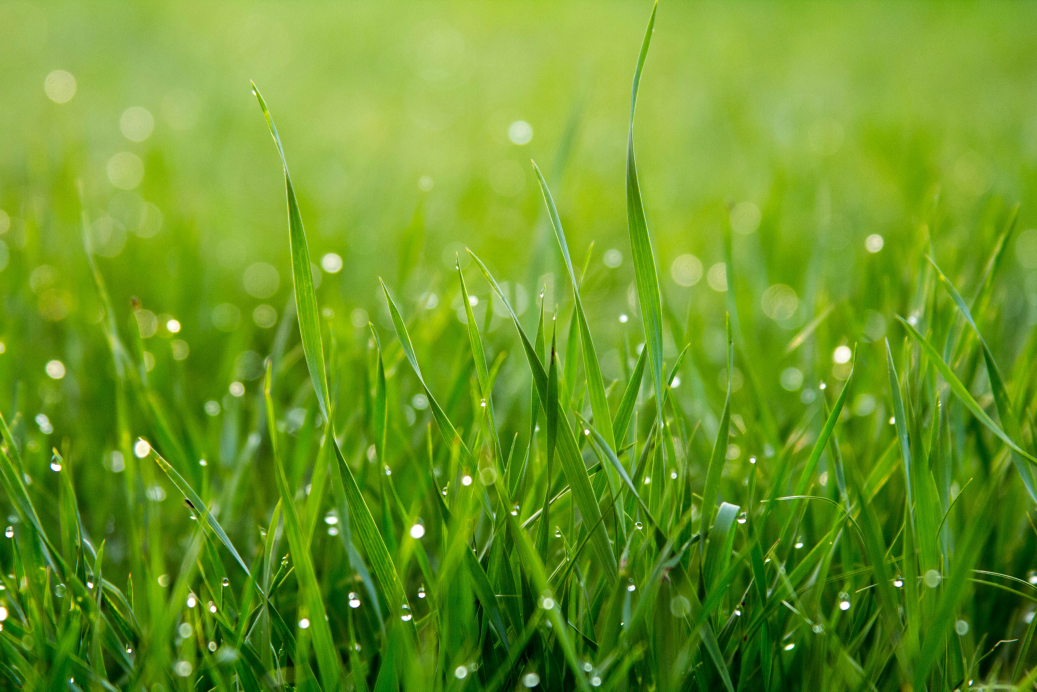
#> input picture lap_4/grass.jpg, 5184 x 3456 px, given in place of grass.png, which was not available (shown at 1/5 size)
$ jupyter execute lap_4.ipynb   (text cells are left out)
#> lines starting #> are read from the running program, lines starting #| are printed output that depends on the picture; after the words box and inside, x2 and y2 are one past the last pixel; in counts of white or black regions, pixels touching at a corner belong together; pictures that were not available may be replaced by others from this repository, and a replacement may not be noted
[cell 1]
import cv2
# Load the image in grayscale
img = cv2.imread('grass.png', cv2.IMREAD_GRAYSCALE)
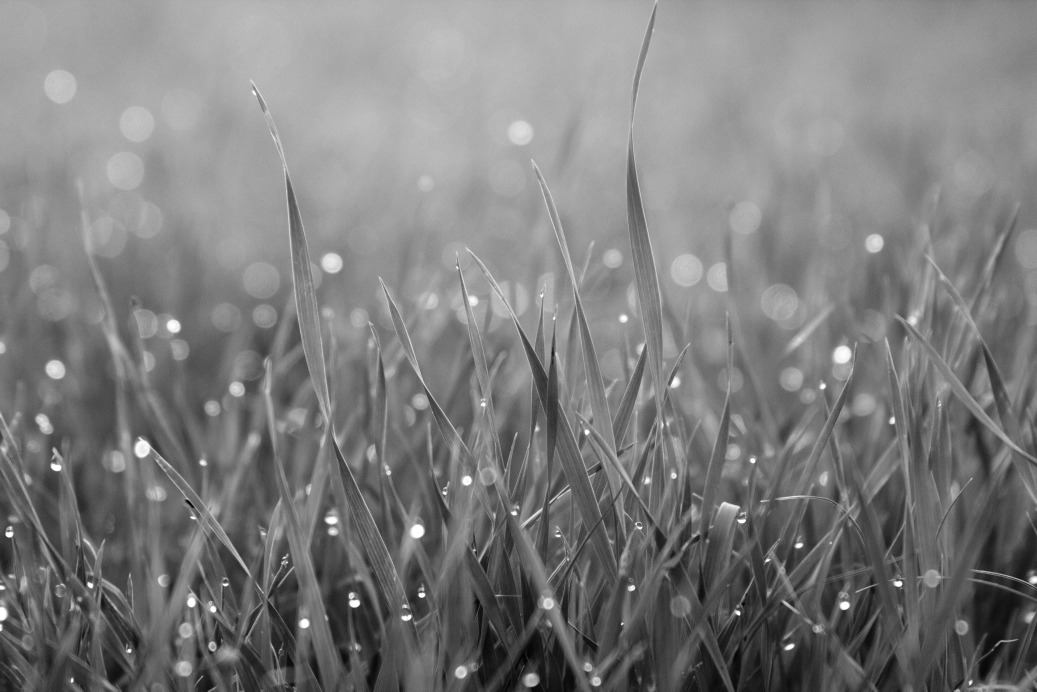
#> img: shape (3456, 5184) (shown at 1/5 size); min 0, max 255, mean 125.6
# Set the threshold values
threshold_values = [0, 50, 100, 150, 200]
# Apply thresholding with different threshold values
for threshold_value in threshold_values:
    ret, thresh = cv2.threshold(img, threshold_value, 255,
    cv2.THRESH_BINARY)
    cv2.imshow(f'Thresholded Image ({threshold_value})',
    thresh)
#> this loop made 5 passes
#> ret on passes 1 to 5: 0, 50, 100, 150, 200
#> pass 1, `ret, thresh = cv2.threshold(img, threshold_value, 255, cv2.THRESH_BINA..`:
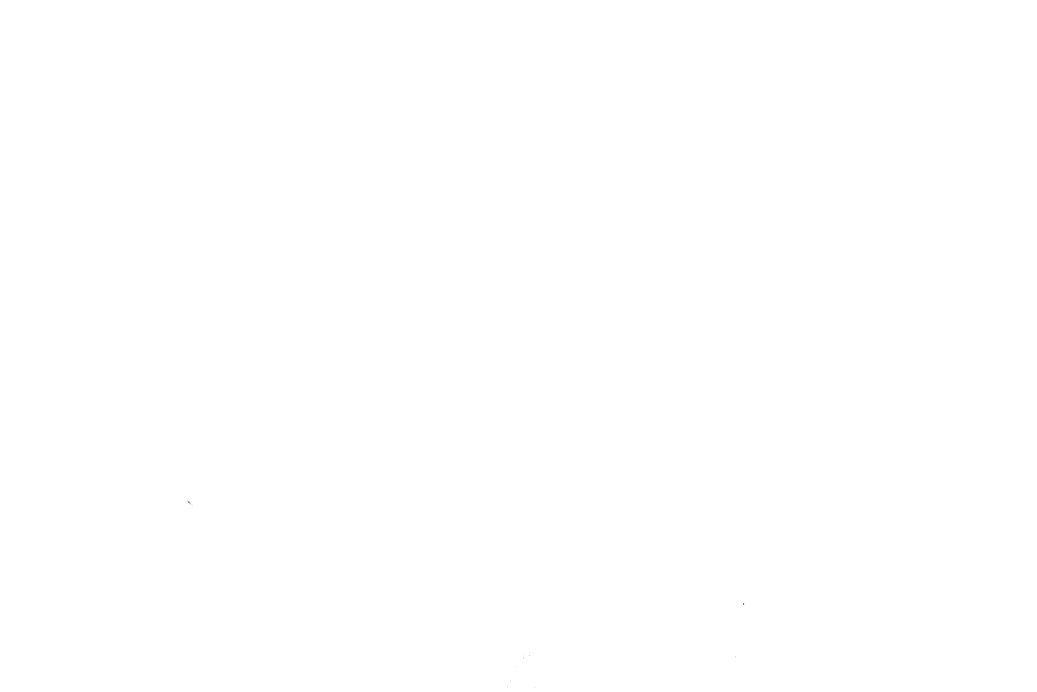
#> thresh: shape (3456, 5184) (shown at 1/5 size); 100% white; black in thin lines or dots, all inside (x1, y1, x2, y2) = (935, 2502, 3721, 3440)
#> pass 3, `ret, thresh = cv2.threshold(img, threshold_value, 255, cv2.THRESH_BINA..`:
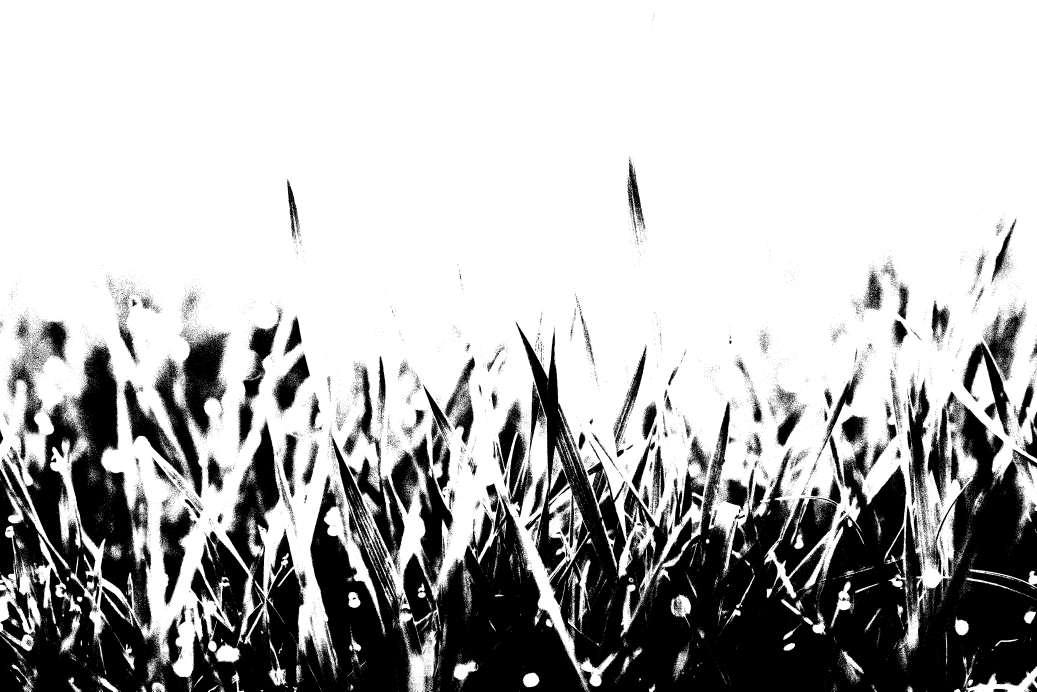
#> thresh: shape (3456, 5184) (shown at 1/5 size); 71.7% white; 42472 black regions (41234 under 20 px), largest, box (x1, y1, x2, y2) and area: (0, 1608, 5184, 3456) 3880467, (614, 1664, 1150, 2488) 142418, (1953, 2180, 2267, 2935) 79189
# Display the original image
cv2.imshow('Original Image', img)
cv2.waitKey(0)
cv2.destroyAllWindows()

[cell 2]
# Step 1: Load necessary libraries
import matplotlib.pyplot as plt
import numpy as np
from skimage import data
from skimage import exposure

# Step 2: Load moon image
img = data.moon()
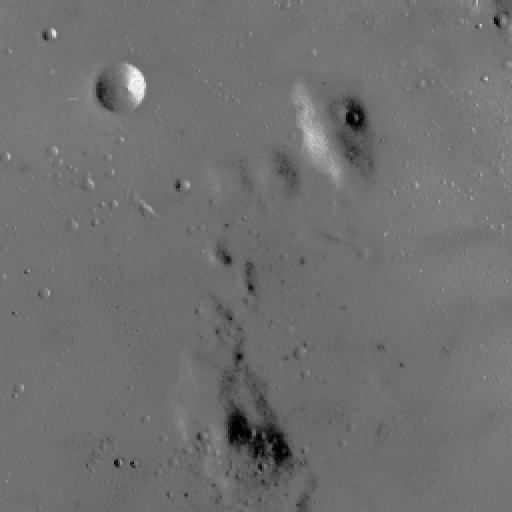
#> input picture skimage.data.moon(), 512 x 512 px
#> img is the input picture: shape (512, 512); min 0, max 255, mean 112.2

# Step 3: Rescale intensity values between 2nd and 98th percentiles
# Contrast stretching
p2, p98 = np.percentile(img, (2, 98))
#> p2 = 78; p98 = 129
img_rescale = exposure.rescale_intensity(img, in_range=(p2, p98))

# Step 4: Display original image and its histogram
plt.figure(figsize=(10, 7))

plt.subplot(2, 1, 1)
plt.imshow(img, cmap='gray')
plt.axis('off')
plt.title('Original Image')

plt.subplot(2, 1, 2)
plt.hist(img.flatten(), bins=256, range=(0, 255))
plt.xlabel('Gray Level Values')
plt.ylabel('Number of Pixels')

plt.tight_layout()
plt.show()
#> figure, not shown here; panel 2: tallest bar 23296 high, from x = 114.6 to 115.5

# Display contrast-stretched image and its histogram
plt.figure(figsize=(10, 7))

plt.subplot(2, 1, 1)
plt.imshow(img_rescale, cmap='gray')
plt.axis('off')
plt.title('Contrast Stretched Image')

plt.subplot(2, 1, 2)
plt.hist(img_rescale.flatten(), bins=256, range=(0, 255))
plt.xlabel('Gray Level Values')
plt.ylabel('Number of Pixels')

plt.tight_layout()
plt.show()
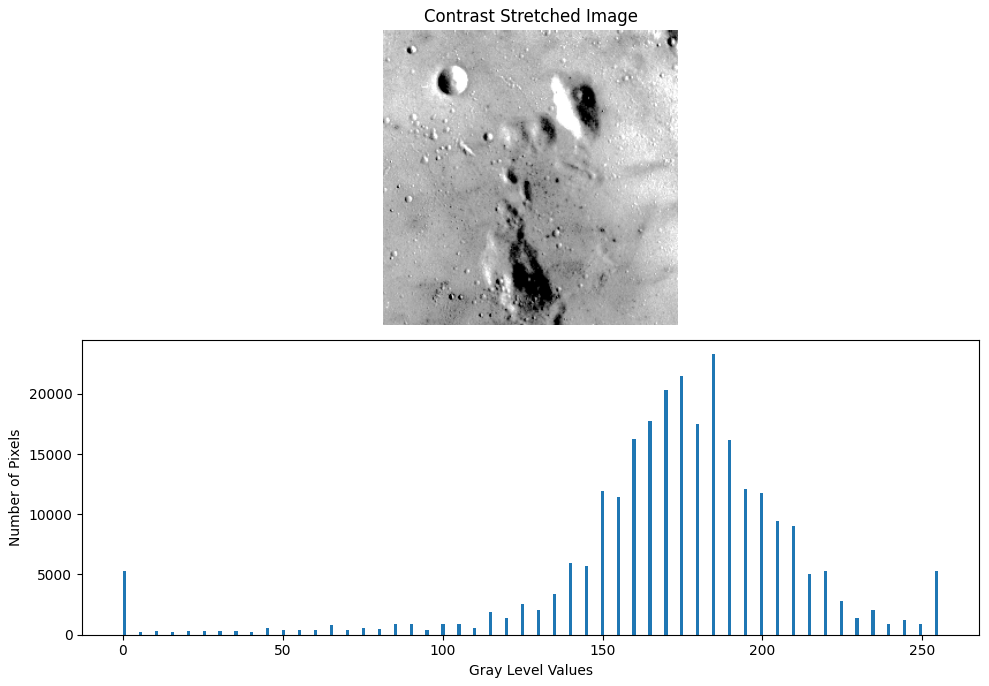
#> figure drawn by matplotlib, 2 panels; panel 2: tallest bar 23296 high, from x = 184.3 to 185.3

[cell 3]
from skimage import data
# Load the moon image (grayscale image)
img = data.moon()

# Compute the 3rd and 80th percentile intensity values
# These values will define the new intensity range
p3, p80 = np.percentile(img, (3, 80))
#> p3 = 87; p80 = 118

# Apply contrast stretching
# Intensities below p3 become darker
# Intensities above p80 become brighter
img_rescale = exposure.rescale_intensity(img, in_range=(p3, p80))
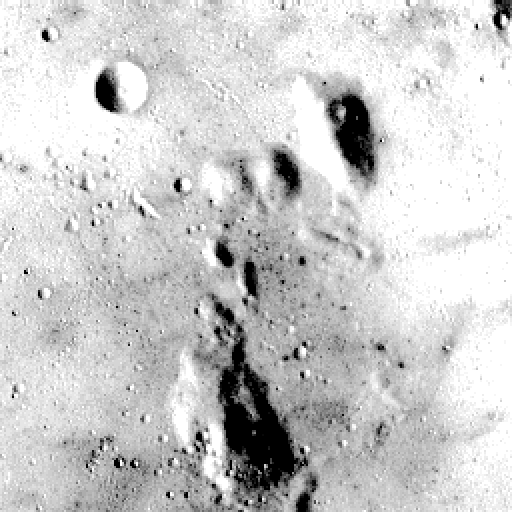
#> img_rescale: shape (512, 512); min 0, max 255, mean 203.7

# Display the rescaled image and its histogram
plt.figure(figsize=(10, 7))

# Show processed image
plt.subplot(2, 1, 1)
plt.imshow(img_rescale, cmap='gray')
plt.axis('off')
plt.title('Rescaled Image (3rd - 80th Percentile)')

# Show histogram of processed image
plt.subplot(2, 1, 2)
plt.hist(img_rescale.flatten(), bins=256, range=(0, 255))
plt.xlabel('Gray Level Values')
plt.ylabel('Number of Pixels')

plt.tight_layout()
plt.show()
#> figure, not shown here; panel 2: tallest bar 55088 high, from x = 254 to 255

[cell 4]
# Load the moon image
img = data.moon()

# Apply histogram equalization
# This redistributes pixel intensities to enhance contrast
img_equalized = exposure.equalize_hist(img)
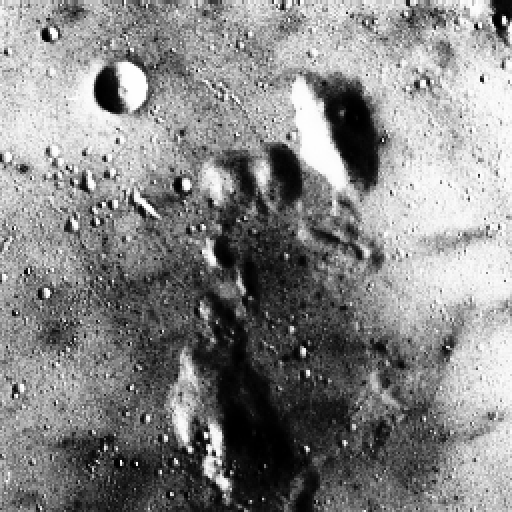
#> img_equalized: shape (512, 512) float64; min 0.000916, max 1, mean 0.525

# Display equalized image and its histogram
plt.figure(figsize=(10, 7))

# Show equalized image
plt.subplot(2, 1, 1)
plt.imshow(img_equalized, cmap='gray')
plt.axis('off')
plt.title('Histogram Equalized Image')

# Show histogram after equalization
# Note: values are between 0 and 1 (float image)
plt.subplot(2, 1, 2)
plt.hist(img_equalized.flatten(), bins=256)
plt.xlabel('Gray Level Values')
plt.ylabel('Number of Pixels')

plt.tight_layout()
plt.show()
#> figure, not shown here; panel 2: tallest bar 23296 high, from x = 0.68 to 0.684

[cell 5]
from skimage.exposure import match_histograms

# Load source image (Chelsea - cat image)
# This image will be transformed
source = data.chelsea()
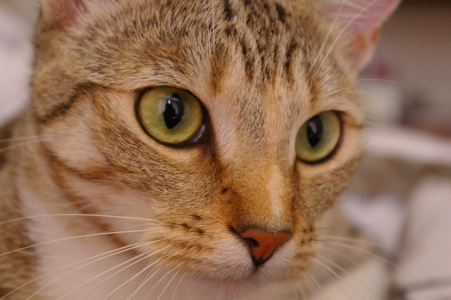
#> input picture skimage.data.chelsea(), 451 x 300 px
#> source is the input picture: shape (300, 451, 3); mean R, G, B 147.7, 111.4, 86.8

# Load reference image (Rocket image)
# The source image will match this histogram
reference = data.rocket()
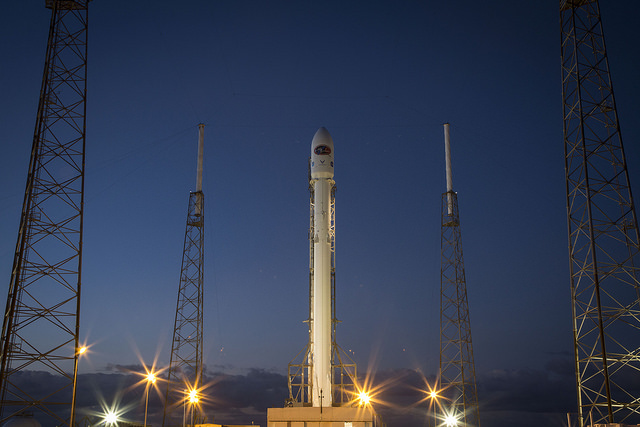
#> input picture skimage.data.rocket(), 640 x 427 px
#> reference is the input picture: shape (427, 640, 3); mean R, G, B 52.3, 61.3, 82.3

# Apply histogram matching
# channel_axis=-1 ensures matching is done per color channel (RGB)
matched = match_histograms(source, reference, channel_axis=-1)
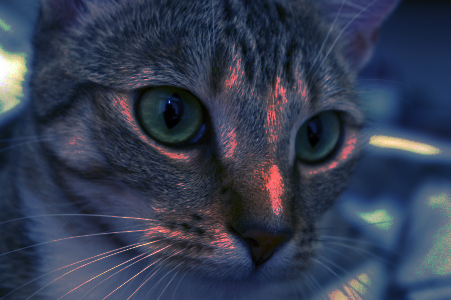
#> matched: shape (300, 451, 3); mean R, G, B 52.1, 60.8, 81.7

# Display source, reference, and matched images
plt.figure(figsize=(12, 8))

# Original source image
plt.subplot(3, 1, 1)
plt.imshow(source)
plt.axis('off')
plt.title('Source Image (Chelsea)')

# Reference image
plt.subplot(3, 1, 2)
plt.imshow(reference)
plt.axis('off')
plt.title('Reference Image (Rocket)')

# Result after histogram matching
plt.subplot(3, 1, 3)
plt.imshow(matched)
plt.axis('off')
plt.title('Histogram Matched Image')

plt.tight_layout()
plt.show()
